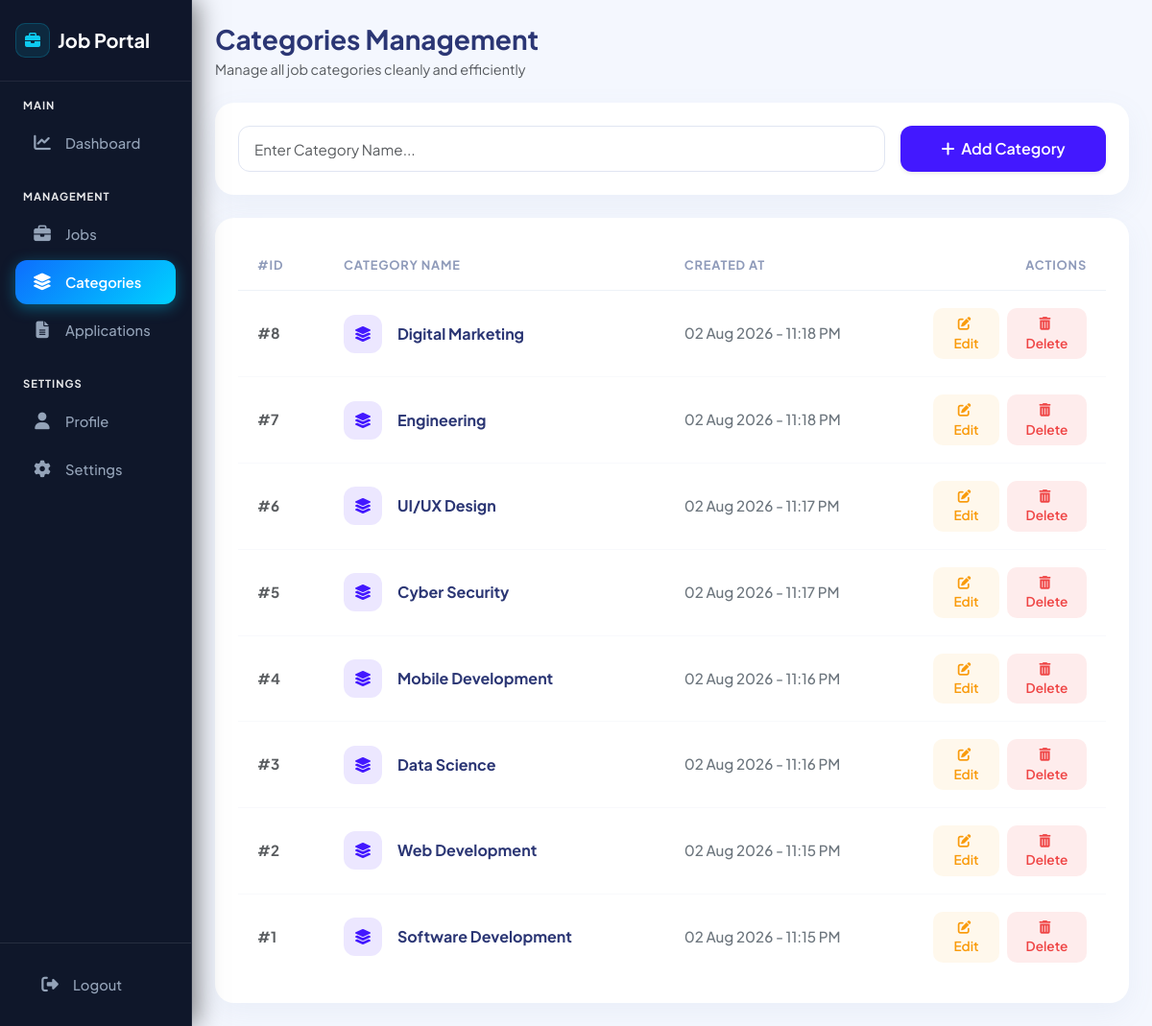
The page /admin/categories.php on the database as committed earlier.
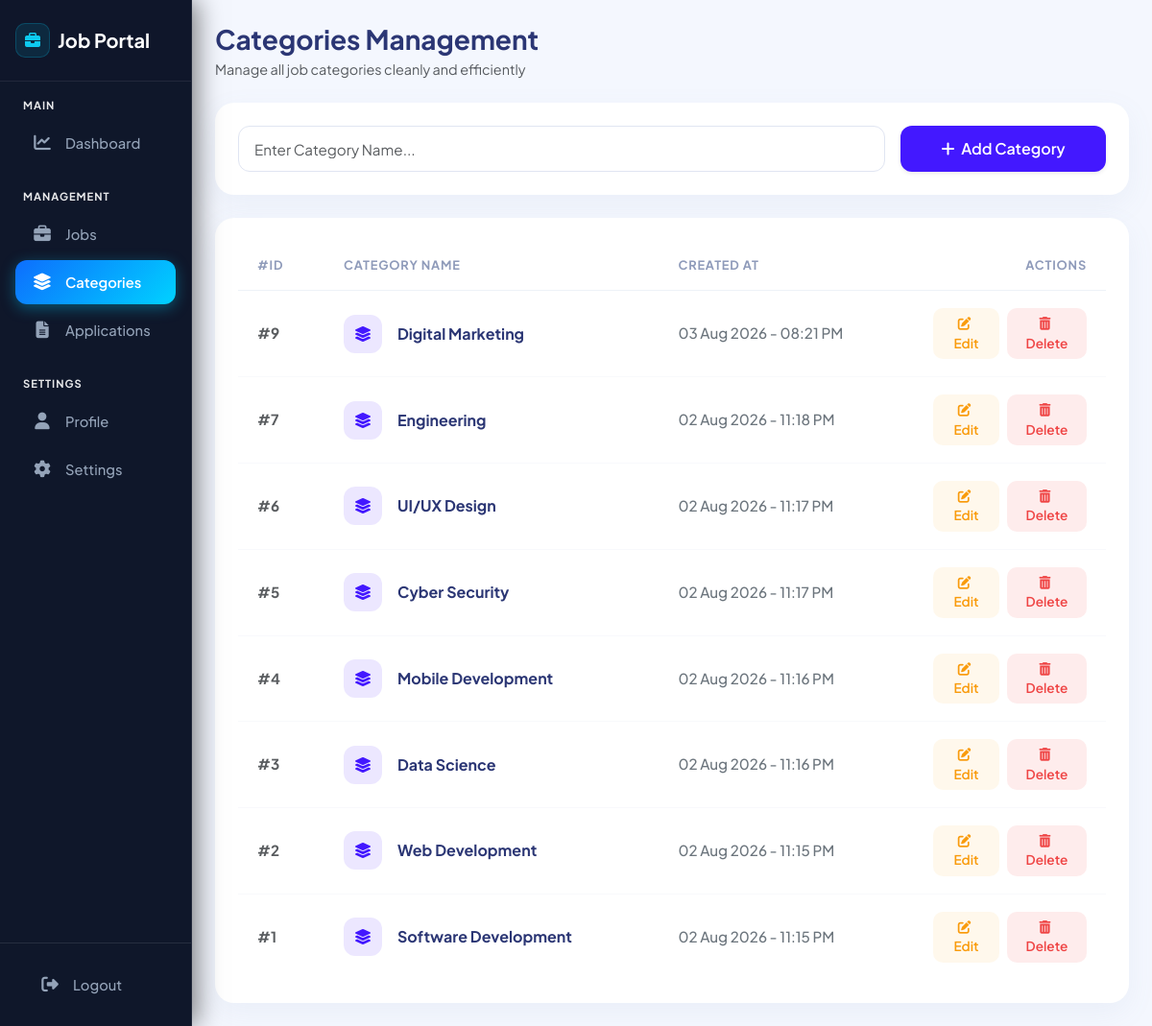
The same page on the database as committed later.
### tables this page shows
CREATE TABLE `categories` (
  `id` int(11) NOT NULL,
  `category_name` varchar(100) NOT NULL,
  `created_at` timestamp NOT NULL DEFAULT current_timestamp()
);

### admin/categories.php (the view, shortened to what this page needs)
<?php
include '../includes/db.php';
$edit = false;
$category = "";
$result = null;
if ($conn) {
    $result = mysqli_query($conn, "SELECT * FROM categories ORDER BY id DESC");
}
?>
<!DOCTYPE html>
<html lang="en">
<head>
    <link href="https://cdn.jsdelivr.net/npm/bootstrap@5.3.0/dist/css/bootstrap.min.css" rel="stylesheet">
    <link rel="stylesheet" href="https://cdnjs.cloudflare.com/ajax/libs/font-awesome/6.4.0/css/all.min.css">
    <link rel="stylesheet" href="../assets/css/users.css?v=<?php echo time(); ?>">
</head>
<body>
<div class="container-fluid p-0">
    <div class="row g-0">
        <?php include 'sidebar.php'; ?>
        <div class="col-md-10 p-4">
            <div class="mb-4">
                <h3 class="fw-bold mb-1" style="color: #2b3674; font-size: 1.75rem;">Categories Management</h3>
                <p class="text-muted small mb-0" style="font-size: 0.9rem;">Manage all job categories cleanly and efficiently</p>
            </div>
            <div class="table-card p-4 mb-4">
                <?php if($edit && $category){ ?>
                <form method="POST">
                    <input type="hidden" name="id" value="<?= $category['id']; ?>">
                    <div class="row g-3">
                        <div class="col-md-9">
                            <input type="text" name="category_name" class="form-control" value="<?= htmlspecialchars($category['category_name']); ?>" required>
                        </div>
                        <div class="col-md-3">
                            <button class="btn btn-update w-100 shadow-sm" name="update">
                                <i class="fa fa-edit me-1"></i> Update Category
                            </button>
                        </div>
                    </div>
                </form>
                <?php } else { ?>
                <form method="POST">
                    <div class="row g-3">
                        <div class="col-md-9">
                            <input type="text" name="category_name" class="form-control" placeholder="Enter Category Name..." required>
                        </div>
                        <div class="col-md-3">
                            <button class="btn btn-add w-100 shadow-sm" name="add">
                                <i class="fa fa-plus me-1"></i> Add Category
                            </button>
                        </div>
                    </div>
                </form>
                <?php } ?>
            </div>
            <div class="table-card p-4">
                <div class="table-responsive">
                    <table class="table align-middle mb-0">
                        <thead>
                            <tr>
                                <th width="90">#ID</th>
                                <th>Category Name</th>
                                <th>Created At</th>
                                <th class="action-column">Actions</th>
                            </tr>
                        </thead>
                        <tbody>
                            <?php
                            if ($result && mysqli_num_rows($result) > 0) {
                                while($row = mysqli_fetch_assoc($result)){
                            ?>
                            <tr>
                                <td class="text-muted fw-bold">#<?= $row['id']; ?></td>
                                <td>
                                    <div class="d-flex align-items-center gap-3">
                                        <div class="category-icon"><i class="fa-solid fa-layer-group"></i></div>
                                        <span class="fw-bold" style="color: #2b3674; font-size: 1rem;"><?= htmlspecialchars($row['category_name']); ?></span>
                                    </div>
                                </td>
                                <td class="text-secondary fw-medium"><?= date("d M Y - h:i A", strtotime($row['created_at'])); ?></td>
                                <td class="action-column">
                                    <div class="d-flex justify-content-end gap-2">
                                        <a href="categories.php?edit=<?= $row['id']; ?>" class="btn btn-action-edit">
                                            <i class="fa fa-edit me-1"></i> Edit
                                        </a>
                                        <a href="categories.php?delete=<?= $row['id']; ?>" class="btn btn-action-delete" onclick="return confirm('Are you sure you want to delete this category?')">
                                            <i class="fa fa-trash-can me-1"></i> Delete
                                        </a>
                                    </div>
                                </td>
                            </tr>
                            <?php
                                }
                            } ?>
                        </tbody>
                    </table>
                </div>
            </div>
        </div>
    </div>
</div>
</body>
</html>

Rows that differ between the two databases and show on the page:
removed categories: id "8", category_name "Digital Marketing", created_at "02 Aug 2026 - 11:18 PM"
added categories: id "9", category_name "Digital Marketing", created_at "03 Aug 2026 - 08:21 PM"
